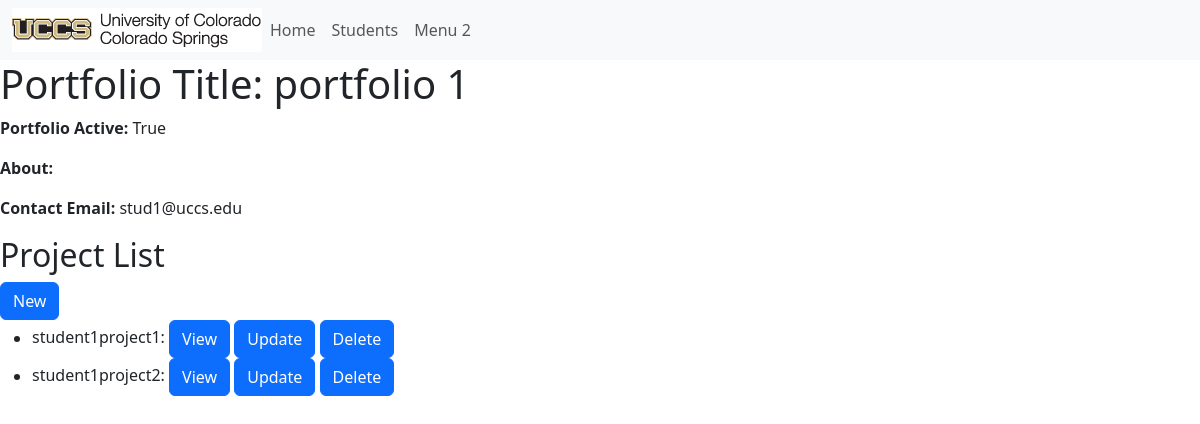
The app's page /portfolio/4 with its own data.
### portfolio_app/models.py (models this page shows, shortened)
class Portfolio(models.Model):
    title = models.CharField(max_length = 200)
    contact_email = models.CharField(max_length = 200)
    is_active = models.BooleanField(default = False)
    about = models.TextField(blank = True)

class Project(models.Model):
    title = models.CharField(max_length = 200)
    description = models.TextField()
    portfolio = models.ForeignKey(Portfolio, on_delete=models.CASCADE, default = None)
    def get_absolute_url(self):
        return reverse('project-detail', args=[str(self.id)])

### portfolio_app/views.py (the view)
# urls.py: path('portfolio/<int:pk>', views.PortfolioDetailView.as_view(), name='portfolio-detail'),
class PortfolioDetailView(generic.DetailView):
    model = Portfolio
    def get_context_data(self, **kwargs):
        context = super().get_context_data(**kwargs)
        current = self.get_object()
        projects = Project.objects.filter(portfolio=current)
        context['projects'] = projects
        return context

### portfolio_app/templates/portfolio_app/portfolio_detail.html
{% extends 'portfolio_app/base_template.html' %}
{% block content %}
    <h1>Portfolio Title: {{ portfolio.title }}</h1>
    <p><strong>Portfolio Active: </strong> {{ portfolio.is_active }}</p>
    <p><strong>About: </strong> {{ portfolio.about }}</p>
    <p><strong>Contact Email: </strong> {{ portfolio.contact_email }} </p>
    <h2>Project List</h2>
    <a class="btn btn-primary" href="{% url 'create_project' portfolio.id %}" role="button">New</a>
    {% if projects %}
    <ul>
        {% for project in projects %}
            <li>
                {{ project.title }}:
                <a class="btn btn-primary" href="{{ project.get_absolute_url }}" role="button">View</a>
                <a class="btn btn-primary" href="{% url 'update_project' project.portfolio.id project.id %}" role="button">Update</a>
                <a class="btn btn-primary" href="{% url 'delete_project' project.portfolio.id project.id  %}" role="button">Delete</a>
            </li>
        {% endfor %}
    </ul>
    {% endif %}
{% endblock %}

### records on screen
Portfolio: title "portfolio 1", is_active "True", contact_email "stud1@uccs.edu"
Project: title "student1project1"
Project: title "student1project2"
